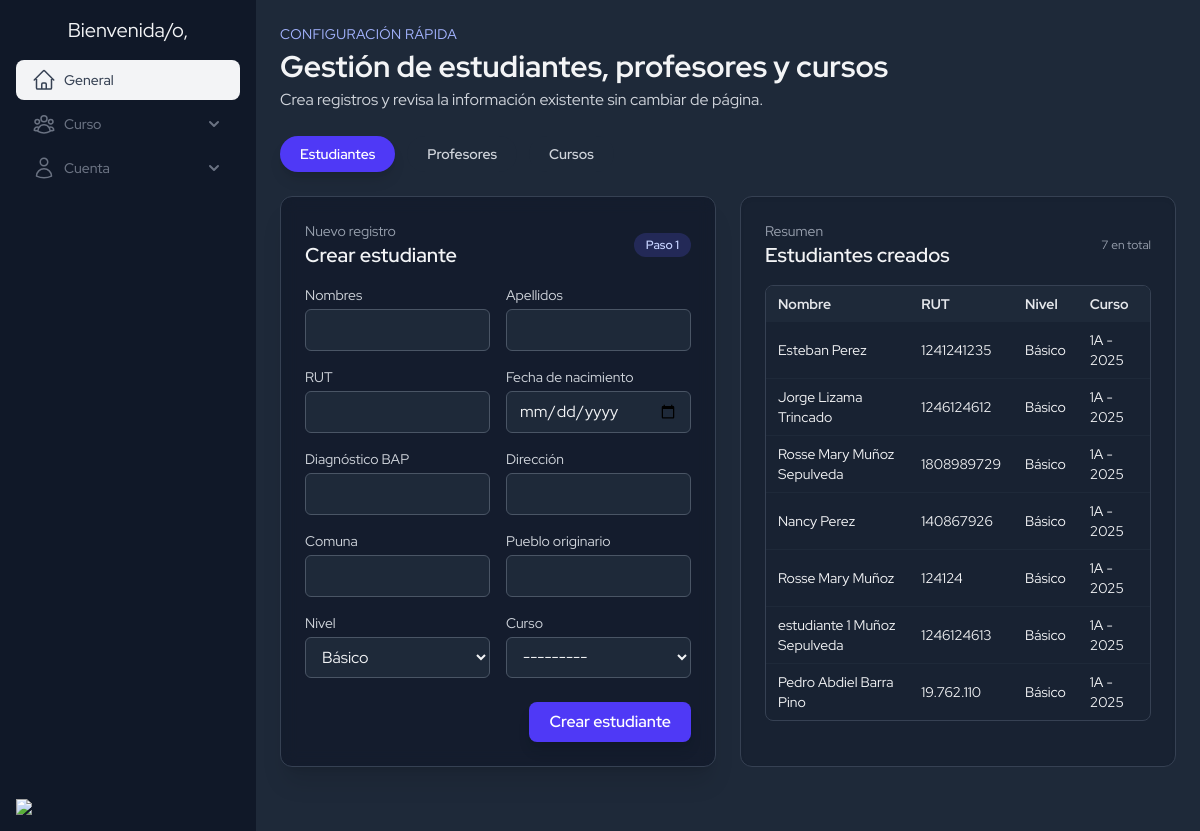
Page /core/gestion on the earlier database version.
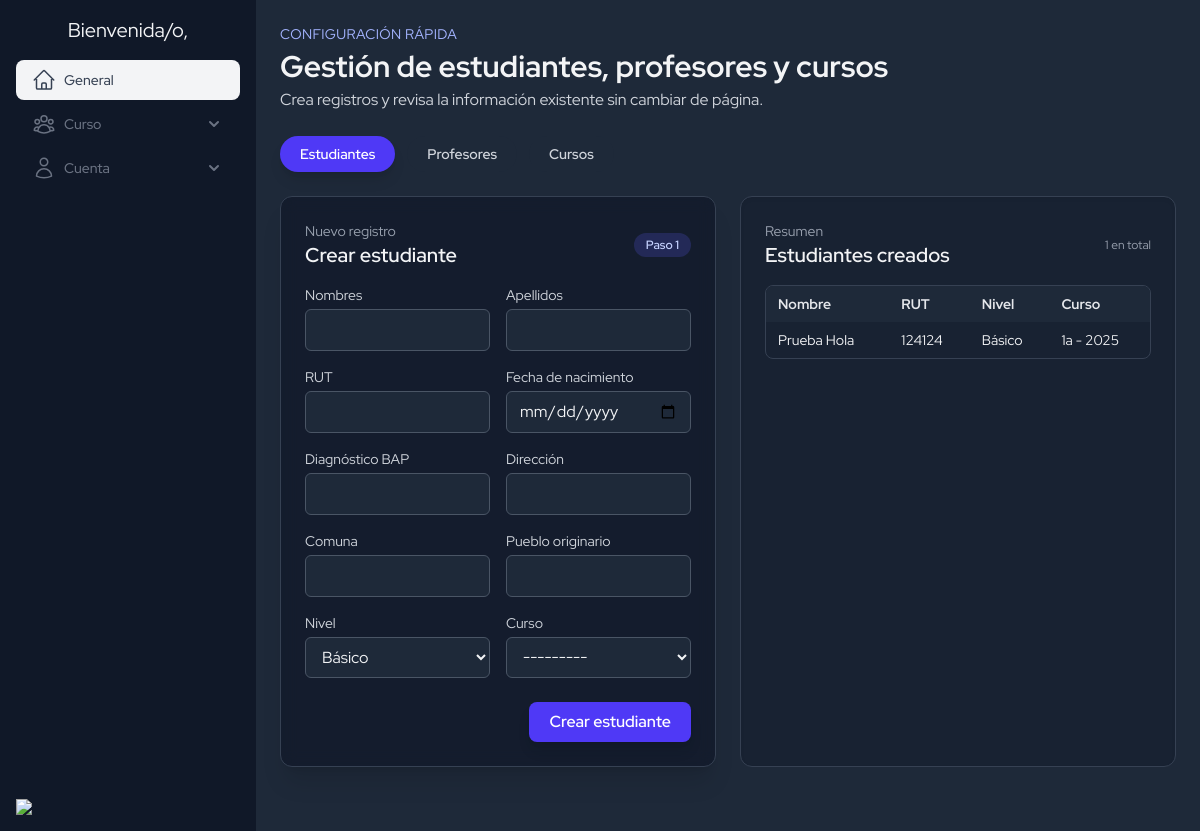
Same page on the later database version.
### core/models.py (models this page shows, shortened)
class DateTime(models.Model):
    created_at = models.DateTimeField(auto_now_add=True)
    updated_at = models.DateTimeField(auto_now=True)
    class Meta:
        abstract = True

class Estudiante(DateTime):
    first_name = models.CharField(max_length=150)
    last_name = models.CharField(max_length=150)
    rut = models.CharField(max_length=10, unique=True)
    birth_date = models.DateField()
    bapDiag = models.CharField(max_length=40)
    address = models.CharField(max_length=40)
    commune = models.CharField(max_length=40)
    etnia = models.CharField(max_length=40, null=True, blank=True)
    parents = models.ManyToManyField(Apoderado, related_name='students', blank=True)
    curso = models.ForeignKey(Curso, on_delete=models.CASCADE, related_name='students', null=True, blank=True)
    nivel = models.CharField(max_length=10, choices=Nivel.choices, default=Nivel.BASIC)

class Curso(DateTime):
    level = models.CharField(max_length=10, choices=Nivel.choices, default=Nivel.BASIC)
    name = models.CharField(max_length=25)
    sala_id = models.ForeignKey(Sala, on_delete=models.CASCADE, related_name='sala', null=True)
    def __str__(self) -> str:
        return f'{self.name} - {self.created_at.year}'

### core/views.py (the view)
# urls.py: path('gestion', gestion_view, name='gestion'),
def gestion_view(request):
    active_tab = request.GET.get('tab', 'estudiantes')
    User = get_user_model()
    if request.method == 'POST':
        active_tab = request.POST.get('active_tab', 'estudiantes')
        if active_tab == 'estudiantes':
            estudiante_form = EstudianteForm(request.POST)
            profesor_form = ProfesorForm()
            curso_form = CursoForm()
            if estudiante_form.is_valid():
                estudiante_form.save()
                messages.success(request, 'Estudiante creado correctamente.')
                return redirect(f'{request.path}?tab=estudiantes')
        elif active_tab == 'profesores':
            profesor_form = ProfesorForm(request.POST)
            estudiante_form = EstudianteForm()
            curso_form = CursoForm()
            if profesor_form.is_valid():
                profesor_form.save()
                messages.success(request, 'Profesor creado correctamente.')
                return redirect(f'{request.path}?tab=profesores')
        elif active_tab == 'cursos':
            curso_form = CursoForm(request.POST)
            estudiante_form = EstudianteForm()
            profesor_form = ProfesorForm()
            if curso_form.is_valid():
                curso_form.save()
                messages.success(request, 'Curso creado correctamente.')
                return redirect(f'{request.path}?tab=cursos')
        else:
            estudiante_form = EstudianteForm()
            profesor_form = ProfesorForm()
            curso_form = CursoForm()
    else:
        estudiante_form = EstudianteForm()
        profesor_form = ProfesorForm()
        curso_form = CursoForm()
    estudiantes = Estudiante.objects.select_related('curso', 'curso__sala_id').all()
    profesores = User.objects.filter(role=User.Roles.TEACHER)
    cursos = Curso.objects.select_related('sala_id').all()
    context = {
        'active_tab': active_tab,
        'estudiante_form': estudiante_form,
        'profesor_form': profesor_form,
        'curso_form': curso_form,
        'estudiantes': estudiantes,
        'profesores': profesores,
        'cursos': cursos,
    }
    return render(request, 'gestion.html', context)

### core/forms.py (shortened to what this page needs)
class EstudianteForm(BaseStyledModelForm):
    birth_date = forms.DateField(
        widget=forms.DateInput(attrs={"type": "date"}),
        label="Fecha de nacimiento",
    )
    class Meta:
        model = Estudiante
        fields = [
            "first_name",
            "last_name",
            "rut",
            "birth_date",
            "bapDiag",
            "address",
            "commune",
            "etnia",
            "nivel",
            "curso",
        ]
        labels = {
            "first_name": "Nombres",
            "last_name": "Apellidos",
            "rut": "RUT",
            "bapDiag": "Diagnóstico BAP",
            "address": "Dirección",
            "commune": "Comuna",
            "etnia": "Pueblo originario",
            "nivel": "Nivel",
            "curso": "Curso",
        }

class ProfesorForm(BaseStyledModelForm):
    password1 = forms.CharField(
        widget=forms.PasswordInput(),
        label="Contraseña",
    )
    password2 = forms.CharField(
        widget=forms.PasswordInput(),
        label="Confirmar contraseña",
    )
    class Meta:
        model = get_user_model()
        fields = [
            "username",
            "first_name",
            "last_name",
            "email",
            "profesion",
        ]
        labels = {
            "username": "Usuario",
            "first_name": "Nombres",
            "last_name": "Apellidos",
            "email": "Correo electrónico",
            "profesion": "Profesión",
        }

### core/models.py (called while the page is built)
    def __str__(self):
        return f'{self.nombre_sala}'

### core/templates/gestion.html (shortened to what this page needs)
{% extends 'base.html'%}
{% block content %}
<section class="space-y-6">
  <header class="flex flex-col gap-1">
    <p class="text-sm uppercase tracking-wide text-indigo-300">Configuración rápida</p>
    <h1 class="text-3xl font-bold">Gestión de estudiantes, profesores y cursos</h1>
    <p class="text-gray-300">Crea registros y revisa la información existente sin cambiar de página.</p>
  </header>
  <div class="flex flex-wrap gap-3">
    <button type="button" data-tab="estudiantes"
      class="tab-trigger rounded-full px-5 py-2 text-sm font-semibold transition">
      Estudiantes
    </button>
    <button type="button" data-tab="profesores"
      class="tab-trigger rounded-full px-5 py-2 text-sm font-semibold transition">
      Profesores
    </button>
    <button type="button" data-tab="cursos"
      class="tab-trigger rounded-full px-5 py-2 text-sm font-semibold transition">
      Cursos
    </button>
  </div>
  <div class="space-y-10">
    <div data-panel="estudiantes" class="{% if active_tab != 'estudiantes' %}hidden{% endif %} space-y-6">
      <div class="grid gap-6 lg:grid-cols-2">
        <form method="post" class="rounded-xl border border-gray-700 bg-gray-900/70 p-6 shadow-xl backdrop-blur">
          <div class="flex items-center justify-between">
            <div>
              <p class="text-sm text-gray-400">Nuevo registro</p>
              <h2 class="text-xl font-semibold">Crear estudiante</h2>
            </div>
            <span class="rounded-full bg-indigo-500/20 px-3 py-1 text-xs font-semibold text-indigo-200">Paso 1</span>
          </div>
          <div class="mt-4 grid gap-4 md:grid-cols-2">
            {% for field in estudiante_form %}
            <div>
              <label class="mb-1 block text-sm text-gray-300">{{ field.label }}</label>
              {{ field }}
            </div>
            {% endfor %}
          </div>
          <div class="mt-6 flex justify-end">
            <button type="submit"
              class="rounded-lg bg-indigo-600 px-5 py-2 font-semibold text-white shadow-lg transition hover:bg-indigo-500 focus:outline-none focus:ring-2 focus:ring-indigo-300">
              Crear estudiante
            </button>
          </div>
        </form>
        <div class="rounded-xl border border-gray-700 bg-gray-900/40 p-6 shadow-inner">
          <div class="flex items-center justify-between">
            <div>
              <p class="text-sm text-gray-400">Resumen</p>
              <h2 class="text-xl font-semibold">Estudiantes creados</h2>
            </div>
            <span class="text-xs text-gray-400">{{ estudiantes|length }} en total</span>
          </div>
          <div class="mt-4 max-h-[28rem] overflow-auto rounded-lg border border-gray-700">
            <table class="min-w-full text-sm">
              <thead class="bg-gray-800 text-gray-200">
                <tr class="text-left">
                  <th class="px-3 py-2">Nombre</th>
                  <th class="px-3 py-2">RUT</th>
                  <th class="px-3 py-2">Nivel</th>
                  <th class="px-3 py-2">Curso</th>
                </tr>
              </thead>
              <tbody class="divide-y divide-gray-800">
                {% for estudiante in estudiantes %}
                <tr class="hover:bg-gray-800/60">
                  <td class="px-3 py-2">{{ estudiante.first_name }} {{ estudiante.last_name }}</td>
                  <td class="px-3 py-2">{{ estudiante.rut }}</td>
                  <td class="px-3 py-2">{{ estudiante.get_nivel_display }}</td>
                  <td class="px-3 py-2">{{ estudiante.curso|default:'Sin curso' }}</td>
                </tr>
                {% empty %}
                <tr>
                  <td colspan="4" class="px-3 py-4 text-center text-gray-400">No hay estudiantes registrados.</td>
                </tr>
                {% endfor %}
              </tbody>
            </table>
          </div>
        </div>
      </div>
    </div>
  </div>
</section>
{% endblock %}

### templates/base.html (shortened to what this page needs)
<!DOCTYPE html>
<html lang="en">
<head>
  <script src="https://cdn.jsdelivr.net/npm/@tailwindcss/browser@4"></script>
</head>
<body class="min-h-screen bg-gray-800 text-gray-100">
  <div class="flex min-h-screen">
    <aside class="flex flex-col w-64 bg-gray-900 p-4 justify-between">
      <ul class="space-y-1">
        <p class="text-xl text-center mb-4">Bienvenida/o, {{user.username}}</p>
        <li>
          <a href="#"
            class="flex items-center gap-2 rounded-lg bg-gray-100 px-4 py-2 text-gray-700 dark:bg-gray-800 dark:text-gray-200">
            <span class="text-sm font-medium"> General </span>
          </a>
        </li>
        <li>
          <details class="group [&amp;_summary::-webkit-details-marker]:hidden">
            <summary
              class="group flex items-center justify-between rounded-lg px-4 py-2 text-gray-500 hover:bg-gray-100 hover:text-gray-700 dark:text-gray-400 dark:hover:bg-gray-800 dark:hover:text-gray-200">
              <div class="flex items-center gap-2">
                <span class="text-sm font-medium"> Curso </span>
              </div>
              <span class="shrink-0 transition duration-300 group-open:-rotate-180">
                <svg xmlns="http://www.w3.org/2000/svg" class="size-5" viewBox="0 0 20 20" fill="currentColor">
                  <path fill-rule="evenodd"
                    d="M5.293 7.293a1 1 0 011.414 0L10 10.586l3.293-3.293a1 1 0 111.414 1.414l-4 4a1 1 0 01-1.414 0l-4-4a1 1 0 010-1.414z"
                    clip-rule="evenodd"></path>
                </svg>
              </span>
            </summary>
          </details>
        </li>
        <li>
          <details class="group [&amp;_summary::-webkit-details-marker]:hidden">
            <summary
              class="group flex items-center justify-between rounded-lg px-4 py-2 text-gray-500 hover:bg-gray-100 hover:text-gray-700 dark:text-gray-400 dark:hover:bg-gray-800 dark:hover:text-gray-200">
              <div class="flex items-center gap-2">
                <span class="text-sm font-medium"> Cuenta </span>
              </div>
              <span class="shrink-0 transition duration-300 group-open:-rotate-180">
                <svg xmlns="http://www.w3.org/2000/svg" class="size-5" viewBox="0 0 20 20" fill="currentColor">
                  <path fill-rule="evenodd"
                    d="M5.293 7.293a1 1 0 011.414 0L10 10.586l3.293-3.293a1 1 0 111.414 1.414l-4 4a1 1 0 01-1.414 0l-4-4a1 1 0 010-1.414z"
                    clip-rule="evenodd"></path>
                </svg>
              </span>
            </summary>
          </details>
        </li>
      </ul>
      <img class="w-16" src="https://images.builderservices.io/s/cdn/v1.0/i/m?url=https%3A%2F%2Fstorage.googleapis.com%2Fproduction-hostgator-chile-v1-0-3%2F573%2F1237573%2FEeoJHNah%2Fd473ee41415e43fc99acf1131253fde3&methods=resize%2C60%2C5000"/>
    </aside>
    <main class="flex-1 flex flex-col p-6">
      {% block content %}{% endblock %}
    </main>
  </div>
</body>
</html>

### templates/base.html (style rules this page uses)
body { font-family: 'Red Hat Display', sans-serif; }

Differences in the rows shown:
removed Estudiante: first_name "Jorge", last_name "Lizama Trincado", rut "1246124612", nivel "Básico", curso "1A - 2025"
removed Estudiante: first_name "Rosse Mary", last_name "Muñoz Sepulveda", rut "1808989729", nivel "Básico", curso "1A - 2025"
removed Estudiante: first_name "Nancy", last_name "Perez", rut "140867926", nivel "Básico", curso "1A - 2025"
removed Estudiante: first_name "Rosse Mary", last_name "Muñoz", rut "124124", nivel "Básico", curso "1A - 2025"
removed Estudiante: first_name "estudiante 1", last_name "Muñoz Sepulveda", rut "1246124613", nivel "Básico", curso "1A - 2025"
removed Estudiante: first_name "Pedro Abdiel", last_name "Barra Pino", rut "19.762.110", nivel "Básico", curso "1A - 2025"
changed Estudiante "Básico": first_name "Esteban" → "Prueba"; last_name "Perez" → "Hola"; rut "1241241235" → "124124"; curso "1A - 2025" → "1a - 2025"
Other differences:
{{ estudiantes|length }}: "7" → "1"
